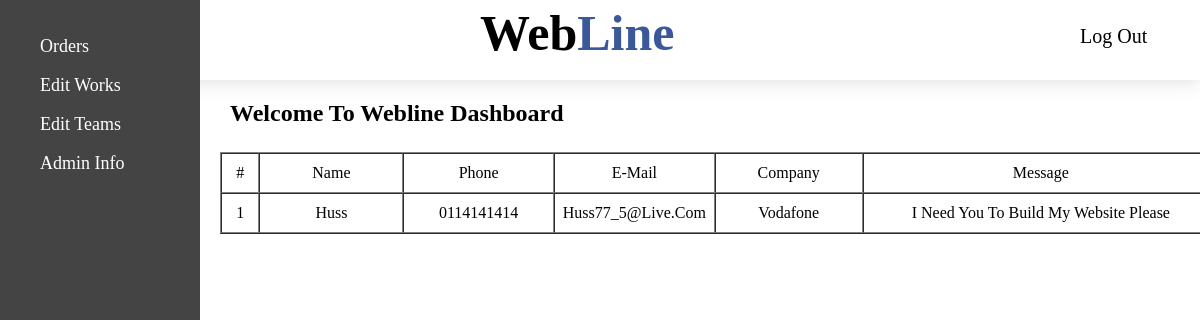
Screenshot of /admin/dashboard.php with the database file from the repository.
### tables this page shows
CREATE TABLE IF NOT EXISTS `contactus` (
  `id` int(11) NOT NULL AUTO_INCREMENT,
  `name` text NOT NULL,
  `email` text NOT NULL,
  `phone` text NOT NULL,
  `company` text NOT NULL,
  `message` text NOT NULL,
  PRIMARY KEY (`id`)
);

### admin/dashboard.php (the view, shortened to what this page needs)
<!DOCTYPE html>
<html>
    <head>
        <link href="assets/css/font-awesome.min.css" rel="stylesheet">
        <link rel="stylesheet" href="assets/css/dash-style.css">
        <link rel="stylesheet" href="https://use.fontawesome.com/releases/v5.7.0/css/all.css">
    </head>
    <body>
        <div class="page">
        <header>
            <div class="logo"><h1>Web<b>Line</b></h1></div>
            <a class="logout_link" href="logout.php">Log Out</a>
        </header>
        <div class="side_menu">
                <br><br>
                <a href="dashboard.php">orders</a> <br> <br>
                <a href="edit-work.php">edit works</a> <br> <br>
                <a href="edit-team.php">edit teams</a> <br> <br>
                <a href="edit-admin.php">admin info</a>
            </div>
        <div class="content">
            <h2 style="margin-left:30px;">welcome to webline dashboard</h2> <br> <br><br><br>
            <?php
                $r=mysql_query("select * from contactus");
                while($row=mysql_fetch_array($r))
                {
                echo "<table border='1' cellspacing='0' cellpadding='5'>
                        <tr><td id='id_num'>#</td> <td>Name</td> <td>Phone</td> <td>E-Mail</td> <td>Company</td> <td id='msg'>Message</td> </tr>
                        <tr>
                        <td id='id_num'>".$row['id']."</td> <td>".$row['name']."</td> <td>".$row['phone']."</td>
                        <td>".$row['email']."</td> <td>".$row['company']."</td> <td id='msg'>".$row['message']."</td>
                        </tr>
                      </table>";
                }
            ?>
        </div>
</div>
    </body>
</html>

### admin/assets/css/dash-style.css (style rules this page uses)
body { padding: 0; margin: 0; text-transform: capitalize; }
.page { width: 100%; margin: auto; text-transform: capitalize; }
header { width: 100%; height: 80px; margin: 0%; background: #fff; top:0; left: 0; box-shadow: 0 0 20px rgba(0, 0, 0, 0.15); position: relative; }
.logo { height: 100px; width: 20%; left: 40%; bottom: 10px; position: absolute; }
.logo h1 { font-size: 50px; color: #000; }
.logo b { color: #3B5998; }
.logout_link { color: #000; text-decoration: none; font-size: 20px; position: relative; left: 90%; top: 25px }
.side_menu { width:200px; height:100%; background:#444; float: left; position: fixed; overflow-x: hidden; z-index: 1; top: 0; left: 0; }
.side_menu a { text-decoration:none; font-size:18px; font-family:verdana; color:#fff; padding-left:40px; }
.content { margin-left:200px; }
.content h2 { float: left; }
table { position: relative; left: 20px; text-align: center; }
table tr { height: 40px; }
table tr td { width: 150px; }
#id_num { width: 30px; }
#msg { width: 400px; }

### rows the page displays
contactus: id "1", name "Huss", phone "0114141414", email "Huss77_5@live.com", company "Vodafone", message "I Need You To Build My Website Please"
